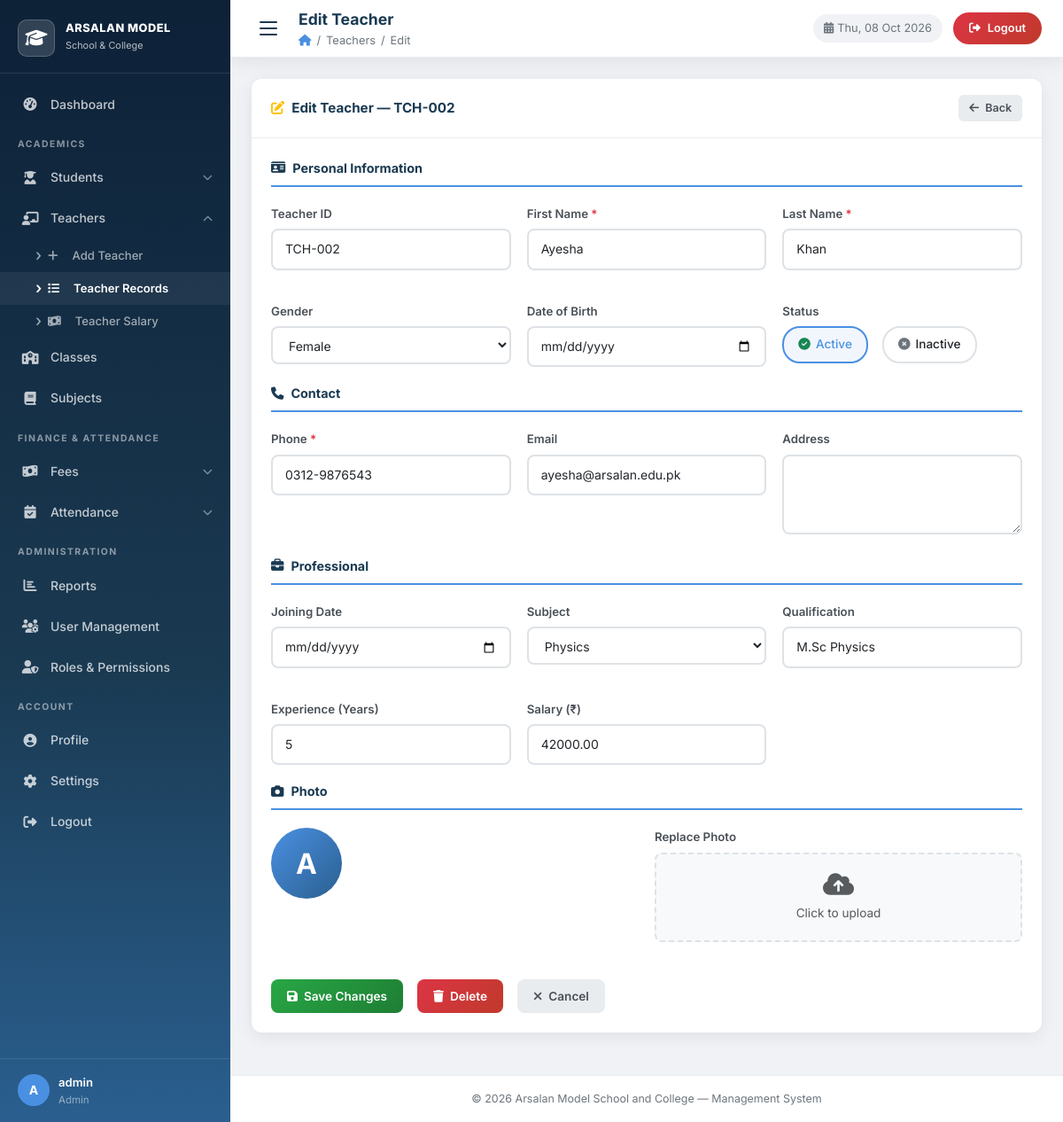
/teachers/edit_teacher.php?id=2 (signed in), run on the app's committed database.
### tables this page shows
CREATE TABLE `teachers` (
    `id`            INT            NOT NULL AUTO_INCREMENT,
    `user_id`       INT            NULL DEFAULT NULL,
    `teacher_id`    VARCHAR(20)    NOT NULL,
    `first_name`    VARCHAR(50)    NOT NULL,
    `last_name`     VARCHAR(50)    NOT NULL,
    `gender`        ENUM('Male','Female','Other') NOT NULL,
    `date_of_birth` DATE           NULL,
    `phone`         VARCHAR(15)    NOT NULL,
    `email`         VARCHAR(100)   NOT NULL DEFAULT '',
    `address`       TEXT           NULL,
    `joining_date`  DATE           NULL,
    `subject_id`    INT            NULL DEFAULT NULL,
    `qualification` VARCHAR(100)   NOT NULL DEFAULT '',
    `experience`    INT            NOT NULL DEFAULT 0,
    `salary`        DECIMAL(10,2)  NOT NULL DEFAULT 0.00,
    `photo`         VARCHAR(255)   NULL DEFAULT NULL,
    `status`        ENUM('active','inactive') NOT NULL DEFAULT 'active',
    `created_at`    TIMESTAMP      NOT NULL DEFAULT CURRENT_TIMESTAMP,
    `updated_at`    TIMESTAMP      NOT NULL DEFAULT CURRENT_TIMESTAMP ON UPDATE CURRENT_TIMESTAMP,
    PRIMARY KEY (`id`),
    UNIQUE KEY `uq_teacher_id` (`teacher_id`),
    CONSTRAINT `fk_teacher_user` FOREIGN KEY (`user_id`) REFERENCES `users`(`id`) ON DELETE SET NULL,
    CONSTRAINT `fk_teacher_subject` FOREIGN KEY (`subject_id`) REFERENCES `subjects`(`id`) ON DELETE SET NULL
);

CREATE TABLE `subjects` (
    `id`           INT          NOT NULL AUTO_INCREMENT,
    `subject_name` VARCHAR(100) NOT NULL,
    `subject_code` VARCHAR(20)  NOT NULL,
    `class_id`     INT          NOT NULL,
    `teacher_id`   INT          NULL DEFAULT NULL,
    `status`       ENUM('active','inactive') NOT NULL DEFAULT 'active',
    `created_at`   TIMESTAMP    NOT NULL DEFAULT CURRENT_TIMESTAMP,
    PRIMARY KEY (`id`),
    UNIQUE KEY `uq_subject_code` (`subject_code`),
    CONSTRAINT `fk_subject_class` FOREIGN KEY (`class_id`) REFERENCES `classes`(`id`) ON DELETE CASCADE
);

### database.php (called while the page is built, shortened)
<?php
function get_db(): mysqli {
    static $conn = null;
    if ($conn === null) {
        try {
            $conn = new mysqli(DB_HOST, DB_USER, DB_PASS, DB_NAME);
            $conn->set_charset(DB_CHARSET);
        } catch (mysqli_sql_exception $e) {
            error_log('Database connection failed: ' . $e->getMessage());
            die('<div style="font-family:sans-serif;color:#c0392b;padding:30px;text-align:center;">
                <h2>&#9888; Database Connection Error</h2>
                <p>Could not connect to MySQL. Please ensure XAMPP is running and run <strong>setup.sql</strong> first.</p>
                <p><small>' . htmlspecialchars($e->getMessage(), ENT_QUOTES) . '</small></p>
                </div>');
        }
    }
    return $conn;
}
function normalize_db_args(string|array $arg2 = '', string|array $arg3 = []): array {
    if (is_array($arg2)) {
        $params = $arg2;
        $types  = is_string($arg3) ? $arg3 : '';
    } else {
        $types  = (string)$arg2;
        $params = is_array($arg3) ? $arg3 : [];
    }
    return [$types, $params];
}
function db_query(string $sql, $types = '', $params = []): mysqli_stmt {
    [$actual_types, $actual_params] = normalize_db_args($types, $params);
    $conn = get_db();
    $stmt = $conn->prepare($sql);
    if ($actual_types !== '' && count($actual_params) > 0) {
        $stmt->bind_param($actual_types, ...$actual_params);
    }
    $stmt->execute();
    return $stmt;
}
function db_fetch_all(string $sql, $types = '', $params = []): array {
    $stmt = db_query($sql, $types, $params);
    $rows = $stmt->get_result()->fetch_all(MYSQLI_ASSOC);
    return $rows;
}
function db_fetch_one(string $sql, $types = '', $params = []): ?array {
    $stmt = db_query($sql, $types, $params);
    $row = $stmt->get_result()->fetch_assoc();
    return $row ?: null;
}
function h(mixed $val): string {
    return htmlspecialchars((string)($val ?? ''), ENT_QUOTES, 'UTF-8');
}
function has_permission(string $permission, ?int $user_id = null): bool {
    $current_uid = $user_id ?? ($_SESSION['user_id'] ?? null);
    if ($user_id === null) {
        $current_role = strtolower($_SESSION['role'] ?? '');
        if ($current_role === 'admin') {
            return true;
        }
    }
    return false;
}

### teachers/edit_teacher.php (the view, shortened to what this page needs)
<?php
require_once '../database.php';
$id = (int)($_GET['id'] ?? $_POST['id'] ?? 0);
$teacher = db_fetch_one("SELECT * FROM teachers WHERE id=?", 'i', [$id]);
$subjects = db_fetch_all("SELECT id, subject_name FROM subjects WHERE status='active' ORDER BY subject_name");
$can_manage_salary = has_permission('teachers.salary');
include '../layout.php';
?>
<div class="card-ams">
    <div class="card-header-ams">
        <h5><i class="fas fa-edit text-warning"></i> Edit Teacher — <?= h($teacher['teacher_id']) ?></h5>
        <a href="teacher_records.php" class="btn-ams btn-secondary-ams btn-sm-ams">
            <i class="fas fa-arrow-left"></i> Back
        </a>
    </div>
    <div class="card-body-ams">
        <form method="POST" action="edit_teacher.php?id=<?= $id ?>" enctype="multipart/form-data" data-validate>
            <div class="form-section-title"><i class="fas fa-id-card"></i> Personal Information</div>
            <div class="form-grid-3">
                <div class="form-group">
                    <label class="form-label-ams">Teacher ID</label>
                    <input type="text" class="form-control-ams" value="<?= h($teacher['teacher_id']) ?>" disabled>
                </div>
                <div class="form-group">
                    <label class="form-label-ams">First Name <span class="req">*</span></label>
                    <input type="text" name="first_name" class="form-control-ams" required
                           value="<?= h($teacher['first_name']) ?>">
                </div>
                <div class="form-group">
                    <label class="form-label-ams">Last Name <span class="req">*</span></label>
                    <input type="text" name="last_name" class="form-control-ams" required
                           value="<?= h($teacher['last_name']) ?>">
                </div>
                <div class="form-group">
                    <label class="form-label-ams">Gender</label>
                    <select name="gender" class="form-control-ams">
                        <?php foreach (['Male','Female','Other'] as $g): ?>
                        <option value="<?= $g ?>" <?= $teacher['gender']===$g?'selected':'' ?>><?= $g ?></option>
                        <?php endforeach; ?>
                    </select>
                </div>
                <div class="form-group">
                    <label class="form-label-ams">Date of Birth</label>
                    <input type="date" name="date_of_birth" class="form-control-ams"
                           value="<?= h($teacher['date_of_birth']) ?>">
                </div>
                <div class="form-group">
                    <label class="form-label-ams">Status</label>
                    <div class="radio-group">
                        <label class="radio-pill">
                            <i class="fas fa-check-circle text-success"></i> Active
                        </label>
                        <label class="radio-pill">
                            <i class="fas fa-times-circle text-secondary"></i> Inactive
                        </label>
                    </div>
                </div>
            </div>
            <div class="form-section-title"><i class="fas fa-phone"></i> Contact</div>
            <div class="form-grid-3">
                <div class="form-group">
                    <label class="form-label-ams">Phone <span class="req">*</span></label>
                    <input type="text" name="phone" class="form-control-ams" required
                           value="<?= h($teacher['phone']) ?>">
                </div>
                <div class="form-group">
                    <label class="form-label-ams">Email</label>
                    <input type="email" name="email" class="form-control-ams"
                           value="<?= h($teacher['email']) ?>">
                </div>
                <div class="form-group">
                    <label class="form-label-ams">Address</label>
                    <textarea name="address" class="form-control-ams"><?= h($teacher['address']) ?></textarea>
                </div>
            </div>
            <div class="form-section-title"><i class="fas fa-briefcase"></i> Professional</div>
            <div class="form-grid-3">
                <div class="form-group">
                    <label class="form-label-ams">Joining Date</label>
                    <input type="date" name="joining_date" class="form-control-ams"
                           value="<?= h($teacher['joining_date']) ?>">
                </div>
                <div class="form-group">
                    <label class="form-label-ams">Subject</label>
                    <select name="subject_id" class="form-control-ams">
                        <?php foreach ($subjects as $sub): ?>
                        <option value="<?= $sub['id'] ?>" <?= $teacher['subject_id']==$sub['id']?'selected':'' ?>>
                            <?= h($sub['subject_name']) ?>
                        </option>
                        <?php endforeach; ?>
                    </select>
                </div>
                <div class="form-group">
                    <label class="form-label-ams">Qualification</label>
                    <input type="text" name="qualification" class="form-control-ams"
                           value="<?= h($teacher['qualification']) ?>">
                </div>
                <div class="form-group">
                    <label class="form-label-ams">Experience (Years)</label>
                    <input type="number" name="experience" class="form-control-ams" min="0"
                           value="<?= h($teacher['experience']) ?>">
                </div>
                <?php if ($can_manage_salary): ?>
                <div class="form-group">
                    <label class="form-label-ams">Salary (₹)</label>
                    <input type="number" name="salary" class="form-control-ams" min="0" step="0.01"
                           value="<?= h($teacher['salary']) ?>">
                </div>
                <?php endif; ?>
            </div>
            <div class="form-section-title"><i class="fas fa-camera"></i> Photo</div>
            <div class="form-grid-2">
                <div class="form-group">
                    <?php if ($teacher['photo'] && file_exists(TEACHER_PHOTO_DIR . $teacher['photo'])): ?>
                        <img src="<?= $depth ?>uploads/teachers/<?= h($teacher['photo']) ?>"
                             style="width:80px;height:80px;border-radius:50%;object-fit:cover;border:3px solid #4a90e2;" alt="Photo">
                    <?php else: ?>
                        <div class="record-photo-placeholder" style="width:80px;height:80px;font-size:2rem;">
                            <?= strtoupper(substr($teacher['first_name'],0,1)) ?>
                        </div>
                    <?php endif; ?>
                </div>
                <div class="form-group">
                    <label class="form-label-ams">Replace Photo</label>
                    <div class="file-upload-area">
                        <div>
                            <i class="fas fa-cloud-upload-alt fa-2x text-muted mb-2"></i>
                            <p class="text-muted mb-0" style="font-size:.85rem;">Click to upload</p>
                        </div>
                    </div>
                </div>
            </div>
            <div class="d-flex gap-3 mt-4 flex-wrap">
                <button type="submit" class="btn-ams btn-success-ams">
                    <i class="fas fa-save"></i> Save Changes
                </button>
                <a href="delete_teacher.php?id=<?= $id ?>"
                   class="btn-ams btn-danger-ams"
                   data-confirm="Delete this teacher permanently?">
                    <i class="fas fa-trash"></i> Delete
                </a>
                <a href="teacher_records.php" class="btn-ams btn-secondary-ams">
                    <i class="fas fa-times"></i> Cancel
                </a>
            </div>
        </form>
    </div>
</div>
<?php include '../layout_end.php'; ?>

### css/style.css (style rules this page uses)
:root { --primary: #1a3a52; --primary-dark: #0d2137; --primary-light: #2a5f8f; --accent: #4a90e2; --accent-hover: #357abd; --success: #28a745; --warning: #ffc107; --danger: #dc3545; --info: #17a2b8; --white: #ffffff; --gray-50: #f8f9fa; --gray-100: #f0f2f5; --gray-200: #e9ecef; --gray-300: #dee2e6; --gray-500: #6c757d; --gray-700: #495057; --gray-900: #212529; --sidebar-w: 260px; --topbar-h: 65px; --radius: 12px; --radius-sm: 8px; --shadow: 0 4px 20px rgba(0,0,0,0.08); --shadow-md: 0 8px 30px rgba(0,0,0,0.12); --transition: all .25s ease; }
*, *::before, *::after { box-sizing: border-box; margin: 0; padding: 0; }
html { scroll-behavior: smooth; }
body { font-family: 'Inter', 'Segoe UI', Arial, sans-serif; font-size: 14px; color: var(--gray-900); background: var(--gray-100); line-height: 1.6; -webkit-font-smoothing: antialiased; }
.card-ams { background: var(--white); border-radius: var(--radius); box-shadow: var(--shadow); border: none; overflow: hidden; margin-bottom: 24px; }
.card-ams .card-header-ams { padding: 18px 22px; border-bottom: 1px solid var(--gray-200); display: flex; align-items: center; justify-content: space-between; background: var(--white); }
.card-ams .card-header-ams h5 { font-size: .95rem; font-weight: 700; color: var(--primary); display: flex; align-items: center; gap: 8px; margin: 0; }
.card-ams .card-body-ams { padding: 22px; }
.btn-ams { display: inline-flex; align-items: center; gap: 7px; padding: 8px 18px; border-radius: var(--radius-sm); font-size: .85rem; font-weight: 600; border: none; cursor: pointer; text-decoration: none; transition: var(--transition); white-space: nowrap; min-height: 38px; }
.btn-success-ams { background: linear-gradient(135deg, #28a745, #1e7e34); color: var(--white); }
.btn-danger-ams { background: linear-gradient(135deg, #dc3545, #c0392b); color: var(--white); }
.btn-secondary-ams { background: var(--gray-200); color: var(--gray-700); }
.btn-sm-ams { padding: 5px 12px; font-size: .78rem; min-height: 30px; border-radius: 6px; }
.form-section-title { font-size: .9rem; font-weight: 700; color: var(--primary); border-bottom: 2px solid var(--accent); padding-bottom: 8px; margin-bottom: 20px; display: flex; align-items: center; gap: 8px; }
.form-label-ams { font-weight: 600; font-size: .83rem; color: var(--gray-700); margin-bottom: 6px; display: block; }
.form-label-ams .req { color: var(--danger); }
.form-control-ams { width: 100%; padding: 10px 14px; border: 2px solid var(--gray-300); border-radius: var(--radius-sm); font-size: .875rem; color: var(--gray-900); background: var(--white); transition: border-color .25s, box-shadow .25s; font-family: inherit; }
select.form-control-ams { cursor: pointer; }
textarea.form-control-ams { resize: vertical; min-height: 90px; }
.form-grid-2 { display: grid; grid-template-columns: 1fr 1fr; gap: 18px; }
.form-grid-3 { display: grid; grid-template-columns: 1fr 1fr 1fr; gap: 18px; }
.form-group { margin-bottom: 18px; }
.radio-group { display: flex; gap: 16px; flex-wrap: wrap; }
.radio-pill { display: flex; align-items: center; gap: 6px; padding: 8px 16px; border: 2px solid var(--gray-300); border-radius: 20px; cursor: pointer; font-size: .85rem; font-weight: 500; transition: var(--transition); user-select: none; }
.radio-pill:has(input:checked) { border-color: var(--accent); background: rgba(74,144,226,.08); color: var(--accent); }
.file-upload-area { border: 2px dashed var(--gray-300); border-radius: var(--radius-sm); padding: 20px; text-align: center; cursor: pointer; transition: var(--transition); background: var(--gray-50); }
.record-photo-placeholder { width: 40px; height: 40px; border-radius: 50%; background: linear-gradient(135deg, var(--accent), var(--primary-light)); display: inline-flex; align-items: center; justify-content: center; color: #fff; font-weight: 700; font-size: .9rem; }

### data on the page
teachers: teacher "TCH-002", first_name "Ayesha", last_name "Khan", gender "Female", phone "0312-9876543", email "ayesha@arsalan.edu.pk", subject_id "Physics", qualification "M.Sc Physics", experience "5", salary "42000.00", first_name "A"

### other printed values
substr($user['username'] ?? 'A', 0, 1) "A"
$user['username'] "admin"
$user['role'] "Admin"
$page_title "Edit Teacher"
$bc "Teachers"
$bc "Edit"
APP_NAME "Arsalan Model School and College"
